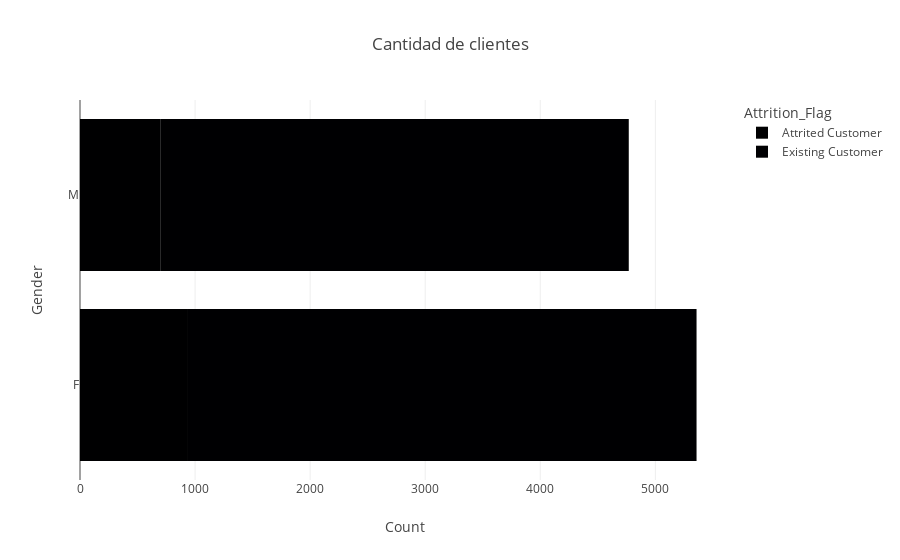

The cell this chart's notebook holds for it:
### Code cell
import plotly.express as px
px.bar(
                bar_counts,
                x='Count',               
                y='Gender',      
                orientation='h',          
                title='Cantidad de clientes',
                color = 'Attrition_Flag'
                )

### Figure 1 — Plotly figure (JSON) as saved in the notebook; plotly's stock layout.template omitted (floating-point values rounded to 4 significant figures)
{"data": [{"alignmentgroup": "True", "hovertemplate": "Attrition_Flag=Attrited Customer<br>Count=%{x}<br>Gender=%{y}<extra></extra>", "legendgroup": "Attrited Customer", "marker": {"color": "#000001", "pattern": {"shape": ""}}, "name": "Attrited Customer", "offsetgroup": "Attrited Customer", "orientation": "h", "showlegend": true, "textposition": "auto", "type": "bar", "x": [930, 697], "xaxis": "x", "y": ["F", "M"], "yaxis": "y"}, {"alignmentgroup": "True", "hovertemplate": "Attrition_Flag=Existing Customer<br>Count=%{x}<br>Gender=%{y}<extra></extra>", "legendgroup": "Existing Customer", "marker": {"color": "#000002", "pattern": {"shape": ""}}, "name": "Existing Customer", "offsetgroup": "Existing Customer", "orientation": "h", "showlegend": true, "textposition": "auto", "type": "bar", "x": [4428, 4072], "xaxis": "x", "y": ["F", "M"], "yaxis": "y"}], "layout": {"barmode": "relative", "legend": {"title": {"text": "Attrition_Flag"}, "tracegroupgap": 0}, "title": {"text": "Cantidad de clientes"}, "xaxis": {"anchor": "y", "domain": [0, 1], "title": {"text": "Count"}}, "yaxis": {"anchor": "x", "domain": [0, 1], "title": {"text": "Gender"}}}}
